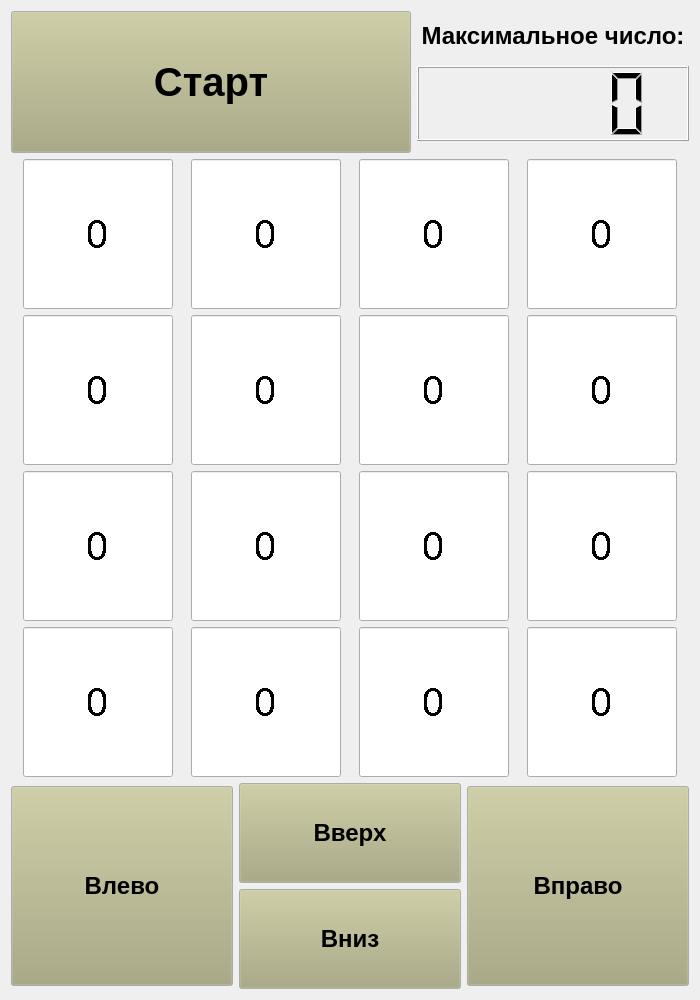
<?xml version="1.0" encoding="UTF-8"?>
<ui version="4.0">
 <class>Form</class>
 <widget class="QWidget" name="Form">
  <property name="enabled">
   <bool>true</bool>
  </property>
  <property name="geometry">
   <rect>
    <x>0</x>
    <y>0</y>
    <width>700</width>
    <height>1000</height>
   </rect>
  </property>
  <property name="minimumSize">
   <size>
    <width>700</width>
    <height>1000</height>
   </size>
  </property>
  <property name="maximumSize">
   <size>
    <width>700</width>
    <height>1000</height>
   </size>
  </property>
  <property name="palette">
   <palette>
    <active>
     <colorrole role="BrightText">
      <brush brushstyle="SolidPattern">
       <color alpha="255">
        <red>85</red>
        <green>0</green>
        <blue>255</blue>
       </color>
      </brush>
     </colorrole>
     <colorrole role="Base">
      <brush brushstyle="SolidPattern">
       <color alpha="255">
        <red>255</red>
        <green>255</green>
        <blue>255</blue>
       </color>
      </brush>
     </colorrole>
    </active>
    <inactive>
     <colorrole role="BrightText">
      <brush brushstyle="SolidPattern">
       <color alpha="255">
        <red>85</red>
        <green>0</green>
        <blue>255</blue>
       </color>
      </brush>
     </colorrole>
     <colorrole role="Base">
      <brush brushstyle="SolidPattern">
       <color alpha="255">
        <red>255</red>
        <green>255</green>
        <blue>255</blue>
       </color>
      </brush>
     </colorrole>
    </inactive>
    <disabled>
     <colorrole role="BrightText">
      <brush brushstyle="SolidPattern">
       <color alpha="255">
        <red>85</red>
        <green>0</green>
        <blue>255</blue>
       </color>
      </brush>
     </colorrole>
     <colorrole role="Base">
      <brush brushstyle="SolidPattern">
       <color alpha="255">
        <red>240</red>
        <green>240</green>
        <blue>240</blue>
       </color>
      </brush>
     </colorrole>
    </disabled>
   </palette>
  </property>
  <property name="font">
   <font>
    <stylestrategy>PreferDefault</stylestrategy>
   </font>
  </property>
  <property name="windowTitle">
   <string>2048</string>
  </property>
  <layout class="QHBoxLayout" name="horizontalLayout_3">
   <item>
    <layout class="QVBoxLayout" name="verticalLayout_4">
     <item>
      <layout class="QHBoxLayout" name="horizontalLayout">
       <item>
        <widget class="QPushButton" name="pushButton_start">
         <property name="sizePolicy">
          <sizepolicy hsizetype="Expanding" vsizetype="Expanding">
           <horstretch>0</horstretch>
           <verstretch>0</verstretch>
          </sizepolicy>
         </property>
         <property name="minimumSize">
          <size>
           <width>400</width>
           <height>100</height>
          </size>
         </property>
         <property name="maximumSize">
          <size>
           <width>500</width>
           <height>200</height>
          </size>
         </property>
         <property name="palette">
          <palette>
           <active>
            <colorrole role="Button">
             <brush brushstyle="SolidPattern">
              <color alpha="255">
               <red>170</red>
               <green>170</green>
               <blue>127</blue>
              </color>
             </brush>
            </colorrole>
           </active>
           <inactive>
            <colorrole role="Button">
             <brush brushstyle="SolidPattern">
              <color alpha="255">
               <red>170</red>
               <green>170</green>
               <blue>127</blue>
              </color>
             </brush>
            </colorrole>
           </inactive>
           <disabled>
            <colorrole role="Button">
             <brush brushstyle="SolidPattern">
              <color alpha="255">
               <red>170</red>
               <green>170</green>
               <blue>127</blue>
              </color>
             </brush>
            </colorrole>
           </disabled>
          </palette>
         </property>
         <property name="font">
          <font>
           <pointsize>30</pointsize>
           <weight>75</weight>
           <bold>true</bold>
           <stylestrategy>PreferDefault</stylestrategy>
          </font>
         </property>
         <property name="text">
          <string>Старт</string>
         </property>
        </widget>
       </item>
       <item>
        <layout class="QVBoxLayout" name="verticalLayout_3">
         <item>
          <widget class="QLabel" name="label_2">
           <property name="sizePolicy">
            <sizepolicy hsizetype="Expanding" vsizetype="Expanding">
             <horstretch>0</horstretch>
             <verstretch>0</verstretch>
            </sizepolicy>
           </property>
           <property name="maximumSize">
            <size>
             <width>300</width>
             <height>25</height>
            </size>
           </property>
           <property name="font">
            <font>
             <pointsize>18</pointsize>
             <weight>75</weight>
             <bold>true</bold>
             <stylestrategy>PreferDefault</stylestrategy>
            </font>
           </property>
           <property name="text">
            <string>Максимальное число:</string>
           </property>
           <property name="textFormat">
            <enum>Qt::AutoText</enum>
           </property>
           <property name="alignment">
            <set>Qt::AlignCenter</set>
           </property>
          </widget>
         </item>
         <item>
          <widget class="QLCDNumber" name="lcdNumber">
           <property name="sizePolicy">
            <sizepolicy hsizetype="Expanding" vsizetype="Expanding">
             <horstretch>0</horstretch>
             <verstretch>0</verstretch>
            </sizepolicy>
           </property>
           <property name="minimumSize">
            <size>
             <width>0</width>
             <height>0</height>
            </size>
           </property>
           <property name="maximumSize">
            <size>
             <width>300</width>
             <height>75</height>
            </size>
           </property>
           <property name="font">
            <font>
             <pointsize>30</pointsize>
             <weight>50</weight>
             <italic>false</italic>
             <bold>false</bold>
             <underline>true</underline>
             <stylestrategy>PreferDefault</stylestrategy>
            </font>
           </property>
          </widget>
         </item>
        </layout>
       </item>
      </layout>
     </item>
     <item>
      <layout class="QVBoxLayout" name="verticalLayout">
       <item>
        <layout class="QHBoxLayout" name="hl0">
         <item>
          <widget class="QLineEdit" name="le00">
           <property name="minimumSize">
            <size>
             <width>150</width>
             <height>150</height>
            </size>
           </property>
           <property name="maximumSize">
            <size>
             <width>150</width>
             <height>150</height>
            </size>
           </property>
           <property name="font">
            <font>
             <pointsize>30</pointsize>
             <stylestrategy>NoAntialias</stylestrategy>
            </font>
           </property>
           <property name="cursor">
            <cursorShape>SizeVerCursor</cursorShape>
           </property>
           <property name="contextMenuPolicy">
            <enum>Qt::DefaultContextMenu</enum>
           </property>
           <property name="text">
            <string>0</string>
           </property>
           <property name="alignment">
            <set>Qt::AlignCenter</set>
           </property>
           <property name="readOnly">
            <bool>true</bool>
           </property>
          </widget>
         </item>
         <item>
          <widget class="QLineEdit" name="le01">
           <property name="minimumSize">
            <size>
             <width>150</width>
             <height>150</height>
            </size>
           </property>
           <property name="maximumSize">
            <size>
             <width>150</width>
             <height>150</height>
            </size>
           </property>
           <property name="font">
            <font>
             <pointsize>30</pointsize>
             <stylestrategy>NoAntialias</stylestrategy>
            </font>
           </property>
           <property name="cursor">
            <cursorShape>SizeVerCursor</cursorShape>
           </property>
           <property name="contextMenuPolicy">
            <enum>Qt::DefaultContextMenu</enum>
           </property>
           <property name="text">
            <string>0</string>
           </property>
           <property name="alignment">
            <set>Qt::AlignCenter</set>
           </property>
           <property name="readOnly">
            <bool>true</bool>
           </property>
          </widget>
         </item>
         <item>
          <widget class="QLineEdit" name="le02">
           <property name="minimumSize">
            <size>
             <width>150</width>
             <height>150</height>
            </size>
           </property>
           <property name="maximumSize">
            <size>
             <width>150</width>
             <height>150</height>
            </size>
           </property>
           <property name="font">
            <font>
             <pointsize>30</pointsize>
             <stylestrategy>NoAntialias</stylestrategy>
            </font>
           </property>
           <property name="cursor">
            <cursorShape>SizeVerCursor</cursorShape>
           </property>
           <property name="contextMenuPolicy">
            <enum>Qt::DefaultContextMenu</enum>
           </property>
           <property name="text">
            <string>0</string>
           </property>
           <property name="alignment">
            <set>Qt::AlignCenter</set>
           </property>
           <property name="readOnly">
            <bool>true</bool>
           </property>
          </widget>
         </item>
         <item>
          <widget class="QLineEdit" name="le03">
           <property name="minimumSize">
            <size>
             <width>150</width>
             <height>150</height>
            </size>
           </property>
           <property name="maximumSize">
            <size>
             <width>150</width>
             <height>150</height>
            </size>
           </property>
           <property name="font">
            <font>
             <pointsize>30</pointsize>
             <stylestrategy>NoAntialias</stylestrategy>
            </font>
           </property>
           <property name="cursor">
            <cursorShape>SizeVerCursor</cursorShape>
           </property>
           <property name="contextMenuPolicy">
            <enum>Qt::DefaultContextMenu</enum>
           </property>
           <property name="text">
            <string>0</string>
           </property>
           <property name="alignment">
            <set>Qt::AlignCenter</set>
           </property>
           <property name="readOnly">
            <bool>true</bool>
           </property>
          </widget>
         </item>
        </layout>
       </item>
       <item>
        <layout class="QHBoxLayout" name="hl1">
         <item>
          <widget class="QLineEdit" name="le10">
           <property name="minimumSize">
            <size>
             <width>150</width>
             <height>150</height>
            </size>
           </property>
           <property name="maximumSize">
            <size>
             <width>150</width>
             <height>150</height>
            </size>
           </property>
           <property name="font">
            <font>
             <pointsize>30</pointsize>
             <stylestrategy>NoAntialias</stylestrategy>
            </font>
           </property>
           <property name="cursor">
            <cursorShape>SizeVerCursor</cursorShape>
           </property>
           <property name="contextMenuPolicy">
            <enum>Qt::DefaultContextMenu</enum>
           </property>
           <property name="text">
            <string>0</string>
           </property>
           <property name="alignment">
            <set>Qt::AlignCenter</set>
           </property>
           <property name="readOnly">
            <bool>true</bool>
           </property>
          </widget>
         </item>
         <item>
          <widget class="QLineEdit" name="le11">
           <property name="minimumSize">
            <size>
             <width>150</width>
             <height>150</height>
            </size>
           </property>
           <property name="maximumSize">
            <size>
             <width>150</width>
             <height>150</height>
            </size>
           </property>
           <property name="font">
            <font>
             <pointsize>30</pointsize>
             <stylestrategy>NoAntialias</stylestrategy>
            </font>
           </property>
           <property name="cursor">
            <cursorShape>SizeVerCursor</cursorShape>
           </property>
           <property name="contextMenuPolicy">
            <enum>Qt::DefaultContextMenu</enum>
           </property>
           <property name="text">
            <string>0</string>
           </property>
           <property name="alignment">
            <set>Qt::AlignCenter</set>
           </property>
           <property name="readOnly">
            <bool>true</bool>
           </property>
          </widget>
         </item>
         <item>
          <widget class="QLineEdit" name="le12">
           <property name="minimumSize">
            <size>
             <width>150</width>
             <height>150</height>
            </size>
           </property>
           <property name="maximumSize">
            <size>
             <width>150</width>
             <height>150</height>
            </size>
           </property>
           <property name="font">
            <font>
             <pointsize>30</pointsize>
             <stylestrategy>NoAntialias</stylestrategy>
            </font>
           </property>
           <property name="cursor">
            <cursorShape>SizeVerCursor</cursorShape>
           </property>
           <property name="contextMenuPolicy">
            <enum>Qt::DefaultContextMenu</enum>
           </property>
           <property name="text">
            <string>0</string>
           </property>
           <property name="alignment">
            <set>Qt::AlignCenter</set>
           </property>
           <property name="readOnly">
            <bool>true</bool>
           </property>
          </widget>
         </item>
         <item>
          <widget class="QLineEdit" name="le13">
           <property name="minimumSize">
            <size>
             <width>150</width>
             <height>150</height>
            </size>
           </property>
           <property name="maximumSize">
            <size>
             <width>150</width>
             <height>150</height>
            </size>
           </property>
           <property name="font">
            <font>
             <pointsize>30</pointsize>
             <stylestrategy>NoAntialias</stylestrategy>
            </font>
           </property>
           <property name="cursor">
            <cursorShape>SizeVerCursor</cursorShape>
           </property>
           <property name="contextMenuPolicy">
            <enum>Qt::DefaultContextMenu</enum>
           </property>
           <property name="text">
            <string>0</string>
           </property>
           <property name="alignment">
            <set>Qt::AlignCenter</set>
           </property>
           <property name="readOnly">
            <bool>true</bool>
           </property>
          </widget>
         </item>
        </layout>
       </item>
       <item>
        <layout class="QHBoxLayout" name="hl2">
         <item>
          <widget class="QLineEdit" name="le20">
           <property name="minimumSize">
            <size>
             <width>150</width>
             <height>150</height>
            </size>
           </property>
           <property name="maximumSize">
            <size>
             <width>150</width>
             <height>150</height>
            </size>
           </property>
           <property name="font">
            <font>
             <pointsize>30</pointsize>
             <stylestrategy>NoAntialias</stylestrategy>
            </font>
           </property>
           <property name="cursor">
            <cursorShape>SizeVerCursor</cursorShape>
           </property>
           <property name="contextMenuPolicy">
            <enum>Qt::DefaultContextMenu</enum>
           </property>
           <property name="text">
            <string>0</string>
           </property>
           <property name="alignment">
            <set>Qt::AlignCenter</set>
           </property>
           <property name="readOnly">
            <bool>true</bool>
           </property>
          </widget>
         </item>
         <item>
          <widget class="QLineEdit" name="le21">
           <property name="minimumSize">
            <size>
             <width>150</width>
             <height>150</height>
            </size>
           </property>
           <property name="maximumSize">
            <size>
             <width>150</width>
             <height>150</height>
            </size>
           </property>
           <property name="font">
            <font>
             <pointsize>30</pointsize>
             <stylestrategy>NoAntialias</stylestrategy>
            </font>
           </property>
           <property name="cursor">
            <cursorShape>SizeVerCursor</cursorShape>
           </property>
           <property name="contextMenuPolicy">
            <enum>Qt::DefaultContextMenu</enum>
           </property>
           <property name="text">
            <string>0</string>
           </property>
           <property name="alignment">
            <set>Qt::AlignCenter</set>
           </property>
           <property name="readOnly">
            <bool>true</bool>
           </property>
          </widget>
         </item>
         <item>
          <widget class="QLineEdit" name="le22">
           <property name="minimumSize">
            <size>
             <width>150</width>
             <height>150</height>
            </size>
           </property>
           <property name="maximumSize">
            <size>
             <width>150</width>
             <height>150</height>
            </size>
           </property>
           <property name="font">
            <font>
             <pointsize>30</pointsize>
             <stylestrategy>NoAntialias</stylestrategy>
            </font>
           </property>
           <property name="cursor">
            <cursorShape>SizeVerCursor</cursorShape>
           </property>
           <property name="contextMenuPolicy">
            <enum>Qt::DefaultContextMenu</enum>
           </property>
           <property name="text">
            <string>0</string>
           </property>
           <property name="alignment">
            <set>Qt::AlignCenter</set>
           </property>
           <property name="readOnly">
            <bool>true</bool>
           </property>
          </widget>
         </item>
         <item>
          <widget class="QLineEdit" name="le23">
           <property name="minimumSize">
            <size>
             <width>150</width>
             <height>150</height>
            </size>
           </property>
           <property name="maximumSize">
            <size>
             <width>150</width>
             <height>150</height>
            </size>
           </property>
           <property name="font">
            <font>
             <pointsize>30</pointsize>
             <stylestrategy>NoAntialias</stylestrategy>
            </font>
           </property>
           <property name="cursor">
            <cursorShape>SizeVerCursor</cursorShape>
           </property>
           <property name="contextMenuPolicy">
            <enum>Qt::DefaultContextMenu</enum>
           </property>
           <property name="text">
            <string>0</string>
           </property>
           <property name="alignment">
            <set>Qt::AlignCenter</set>
           </property>
           <property name="readOnly">
            <bool>true</bool>
           </property>
          </widget>
         </item>
        </layout>
       </item>
       <item>
        <layout class="QHBoxLayout" name="hl3">
         <item>
          <widget class="QLineEdit" name="le30">
           <property name="minimumSize">
            <size>
             <width>150</width>
             <height>150</height>
            </size>
           </property>
           <property name="maximumSize">
            <size>
             <width>150</width>
             <height>150</height>
            </size>
           </property>
           <property name="font">
            <font>
             <pointsize>30</pointsize>
             <stylestrategy>NoAntialias</stylestrategy>
            </font>
           </property>
           <property name="cursor">
            <cursorShape>SizeVerCursor</cursorShape>
           </property>
           <property name="contextMenuPolicy">
            <enum>Qt::DefaultContextMenu</enum>
           </property>
           <property name="text">
            <string>0</string>
           </property>
           <property name="alignment">
            <set>Qt::AlignCenter</set>
           </property>
           <property name="readOnly">
            <bool>true</bool>
           </property>
          </widget>
         </item>
         <item>
          <widget class="QLineEdit" name="le31">
           <property name="minimumSize">
            <size>
             <width>150</width>
             <height>150</height>
            </size>
           </property>
           <property name="maximumSize">
            <size>
             <width>150</width>
             <height>150</height>
            </size>
           </property>
           <property name="font">
            <font>
             <pointsize>30</pointsize>
             <stylestrategy>NoAntialias</stylestrategy>
            </font>
           </property>
           <property name="cursor">
            <cursorShape>SizeVerCursor</cursorShape>
           </property>
           <property name="contextMenuPolicy">
            <enum>Qt::DefaultContextMenu</enum>
           </property>
           <property name="text">
            <string>0</string>
           </property>
           <property name="alignment">
            <set>Qt::AlignCenter</set>
           </property>
           <property name="readOnly">
            <bool>true</bool>
           </property>
          </widget>
         </item>
         <item>
          <widget class="QLineEdit" name="le32">
           <property name="minimumSize">
            <size>
             <width>150</width>
             <height>150</height>
            </size>
           </property>
           <property name="maximumSize">
            <size>
             <width>150</width>
             <height>150</height>
            </size>
           </property>
           <property name="font">
            <font>
             <pointsize>30</pointsize>
             <stylestrategy>NoAntialias</stylestrategy>
            </font>
           </property>
           <property name="cursor">
            <cursorShape>SizeVerCursor</cursorShape>
           </property>
           <property name="contextMenuPolicy">
            <enum>Qt::DefaultContextMenu</enum>
           </property>
           <property name="text">
            <string>0</string>
           </property>
           <property name="alignment">
            <set>Qt::AlignCenter</set>
           </property>
           <property name="readOnly">
            <bool>true</bool>
           </property>
          </widget>
         </item>
         <item>
          <widget class="QLineEdit" name="le33">
           <property name="minimumSize">
            <size>
             <width>150</width>
             <height>150</height>
            </size>
           </property>
           <property name="maximumSize">
            <size>
             <width>150</width>
             <height>150</height>
            </size>
           </property>
           <property name="font">
            <font>
             <pointsize>30</pointsize>
             <stylestrategy>NoAntialias</stylestrategy>
            </font>
           </property>
           <property name="cursor">
            <cursorShape>SizeVerCursor</cursorShape>
           </property>
           <property name="contextMenuPolicy">
            <enum>Qt::DefaultContextMenu</enum>
           </property>
           <property name="text">
            <string>0</string>
           </property>
           <property name="alignment">
            <set>Qt::AlignCenter</set>
           </property>
           <property name="readOnly">
            <bool>true</bool>
           </property>
          </widget>
         </item>
        </layout>
       </item>
      </layout>
     </item>
     <item>
      <layout class="QHBoxLayout" name="horizontalLayout_2">
       <item>
        <widget class="QPushButton" name="pushButton_left">
         <property name="minimumSize">
          <size>
           <width>150</width>
           <height>200</height>
          </size>
         </property>
         <property name="palette">
          <palette>
           <active>
            <colorrole role="Button">
             <brush brushstyle="SolidPattern">
              <color alpha="255">
               <red>170</red>
               <green>170</green>
               <blue>127</blue>
              </color>
             </brush>
            </colorrole>
           </active>
           <inactive>
            <colorrole role="Button">
             <brush brushstyle="SolidPattern">
              <color alpha="255">
               <red>170</red>
               <green>170</green>
               <blue>127</blue>
              </color>
             </brush>
            </colorrole>
           </inactive>
           <disabled>
            <colorrole role="Button">
             <brush brushstyle="SolidPattern">
              <color alpha="255">
               <red>170</red>
               <green>170</green>
               <blue>127</blue>
              </color>
             </brush>
            </colorrole>
           </disabled>
          </palette>
         </property>
         <property name="font">
          <font>
           <pointsize>18</pointsize>
           <weight>75</weight>
           <bold>true</bold>
           <stylestrategy>PreferDefault</stylestrategy>
          </font>
         </property>
         <property name="text">
          <string>Влево</string>
         </property>
        </widget>
       </item>
       <item>
        <layout class="QVBoxLayout" name="verticalLayout_2">
         <item>
          <widget class="QPushButton" name="pushButton_up">
           <property name="minimumSize">
            <size>
             <width>150</width>
             <height>100</height>
            </size>
           </property>
           <property name="palette">
            <palette>
             <active>
              <colorrole role="Button">
               <brush brushstyle="SolidPattern">
                <color alpha="255">
                 <red>170</red>
                 <green>170</green>
                 <blue>127</blue>
                </color>
               </brush>
              </colorrole>
             </active>
             <inactive>
              <colorrole role="Button">
               <brush brushstyle="SolidPattern">
                <color alpha="255">
                 <red>170</red>
                 <green>170</green>
                 <blue>127</blue>
                </color>
               </brush>
              </colorrole>
             </inactive>
             <disabled>
              <colorrole role="Button">
               <brush brushstyle="SolidPattern">
                <color alpha="255">
                 <red>170</red>
                 <green>170</green>
                 <blue>127</blue>
                </color>
               </brush>
              </colorrole>
             </disabled>
            </palette>
           </property>
           <property name="font">
            <font>
             <pointsize>18</pointsize>
             <weight>75</weight>
             <bold>true</bold>
             <stylestrategy>PreferDefault</stylestrategy>
            </font>
           </property>
           <property name="text">
            <string>Вверх</string>
           </property>
          </widget>
         </item>
         <item>
          <widget class="QPushButton" name="pushButton_down">
           <property name="minimumSize">
            <size>
             <width>150</width>
             <height>100</height>
            </size>
           </property>
           <property name="palette">
            <palette>
             <active>
              <colorrole role="Button">
               <brush brushstyle="SolidPattern">
                <color alpha="255">
                 <red>170</red>
                 <green>170</green>
                 <blue>127</blue>
                </color>
               </brush>
              </colorrole>
             </active>
             <inactive>
              <colorrole role="Button">
               <brush brushstyle="SolidPattern">
                <color alpha="255">
                 <red>170</red>
                 <green>170</green>
                 <blue>127</blue>
                </color>
               </brush>
              </colorrole>
             </inactive>
             <disabled>
              <colorrole role="Button">
               <brush brushstyle="SolidPattern">
                <color alpha="255">
                 <red>170</red>
                 <green>170</green>
                 <blue>127</blue>
                </color>
               </brush>
              </colorrole>
             </disabled>
            </palette>
           </property>
           <property name="font">
            <font>
             <pointsize>18</pointsize>
             <weight>75</weight>
             <bold>true</bold>
             <stylestrategy>PreferDefault</stylestrategy>
            </font>
           </property>
           <property name="text">
            <string>Вниз</string>
           </property>
          </widget>
         </item>
        </layout>
       </item>
       <item>
        <widget class="QPushButton" name="pushButton_right">
         <property name="minimumSize">
          <size>
           <width>150</width>
           <height>200</height>
          </size>
         </property>
         <property name="palette">
          <palette>
           <active>
            <colorrole role="Button">
             <brush brushstyle="SolidPattern">
              <color alpha="255">
               <red>170</red>
               <green>170</green>
               <blue>127</blue>
              </color>
             </brush>
            </colorrole>
           </active>
           <inactive>
            <colorrole role="Button">
             <brush brushstyle="SolidPattern">
              <color alpha="255">
               <red>170</red>
               <green>170</green>
               <blue>127</blue>
              </color>
             </brush>
            </colorrole>
           </inactive>
           <disabled>
            <colorrole role="Button">
             <brush brushstyle="SolidPattern">
              <color alpha="255">
               <red>170</red>
               <green>170</green>
               <blue>127</blue>
              </color>
             </brush>
            </colorrole>
           </disabled>
          </palette>
         </property>
         <property name="font">
          <font>
           <pointsize>18</pointsize>
           <weight>75</weight>
           <bold>true</bold>
           <stylestrategy>PreferDefault</stylestrategy>
          </font>
         </property>
         <property name="text">
          <string>Вправо</string>
         </property>
        </widget>
       </item>
      </layout>
     </item>
    </layout>
   </item>
  </layout>
 </widget>
 <resources/>
 <connections/>
</ui>
